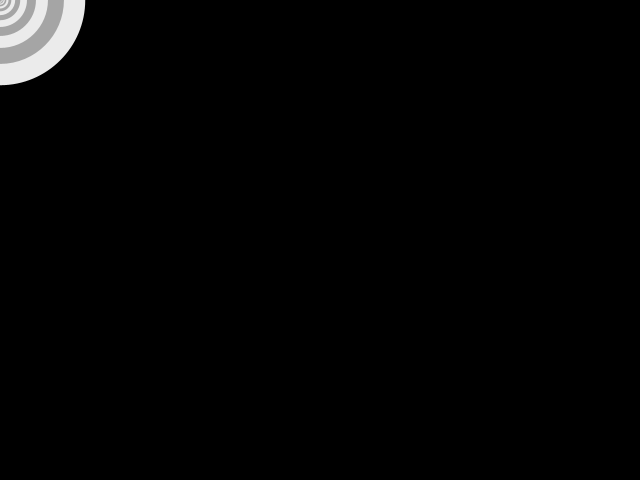
Frame 1 (no input)
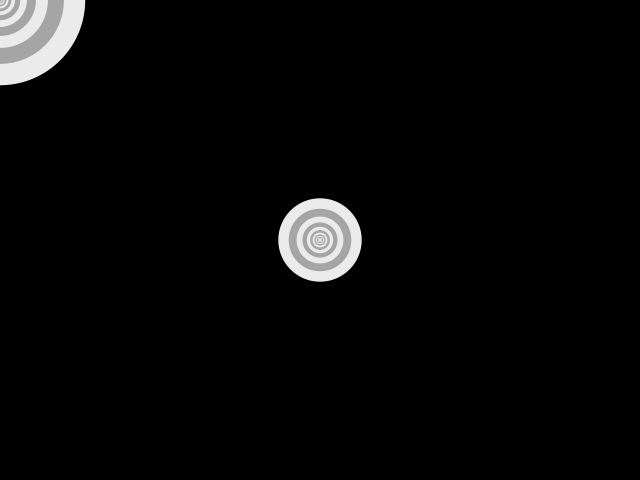
Frame 2 (the mouse pressed at the canvas centre, redrawn once)

The Processing sketch that drew these frames (run headless with seeded random() and noise(); the mouse was pressed at the canvas centre and the sketch redrawn once):

// Processing sketch: Recursion_simple
// ── Recursion_simple.pde
void setup() { size(640, 480); noLoop(); noStroke(); background(0); }

void draw() { sCircle(mouseX, mouseY, random(25, 250), 35); }

void mouseReleased() { redraw(); }

void sCircle(float x, float y, float r, float c)
{
  if (r > 2) { fill(200 + c); ellipse(x, y, r, r); sCircle(x, y, r * 0.75, -c); }  
}
